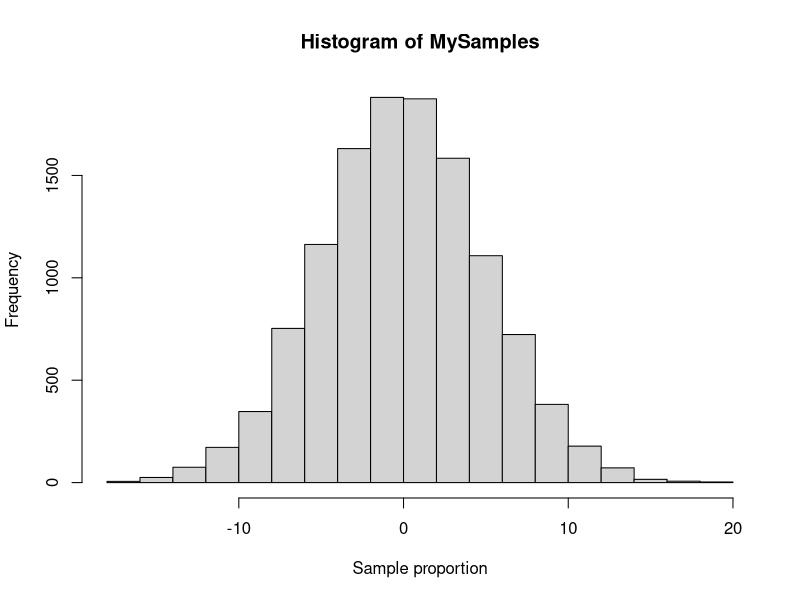

Reproduce this figure in R.
x=c(4,8,10,12,16,20)
x
e=c(rnorm(6,0,5))
e
y=20+4*x+e
y
mod=lm(y~x)
mod
pred <- predict(mod, data.frame(x = 14), interval = "confidence")
pred

x
MySamples=replicate(2000,rnorm(6,0,5))
y2=20+4*x+MySamples
t(y2)
mod2=lm(y2~x)
t(coefficients(mod2))
pred2 <- predict(mod2, data.frame(x = 14), interval = "confidence")
pred2 <- setNames(c(pred2), dimnames(pred2)[[2]])
t(pred2)



hist(MySamples, right = FALSE, xlab = "Sample proportion")

mean(t(coefficients(mod2)[2,]))
sd(t(coefficients(mod2)[2,]))

76+mean(t(coefficients(mod2)[2,]))
76-mean(t(coefficients(mod2)[2,]))

mean(71.98672 < pred2 & 80.01328 > pred2)

